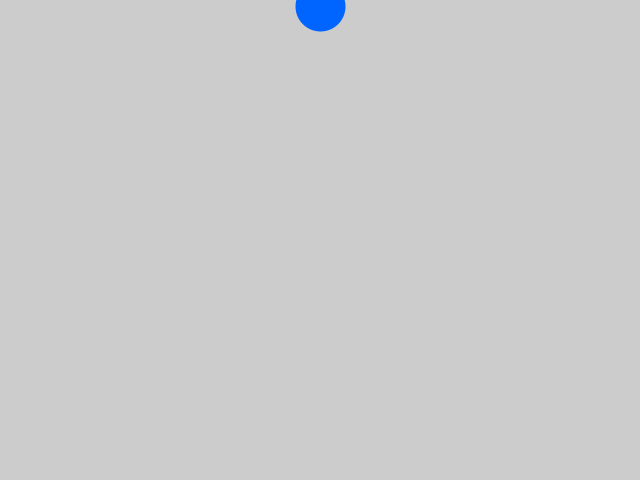
Frame 1 (no input)
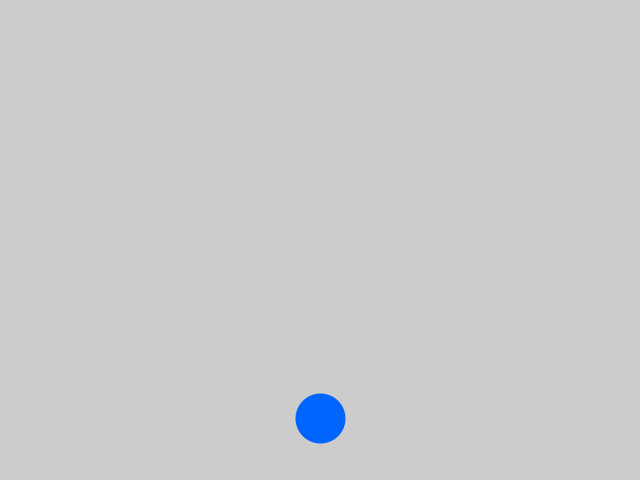
Frame 60 (the mouse pressed at the canvas centre just before this capture)
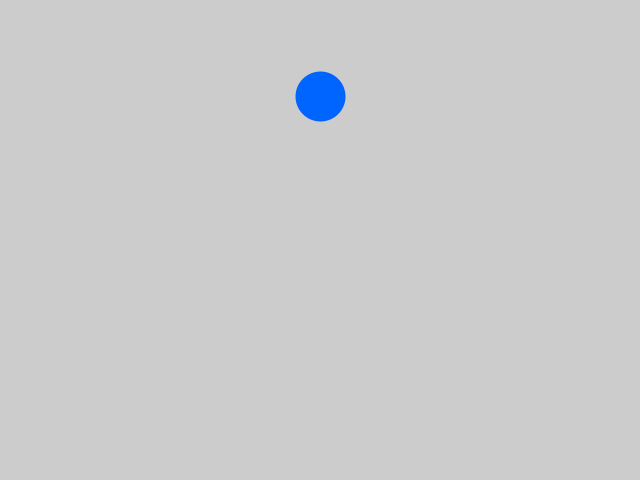
Frame 120 (the mouse held since frame 60 and released just before this capture)

The Processing sketch that drew these frames (run headless with seeded random() and noise(); from frame 60 on, the mouse is pressed at the canvas centre):

// Processing sketch: BounceBallAcceleration
// ── BounceBallAcceleration.pde
int frame = 0;
PVector circleVector;
PVector weirdBall = new PVector(0, 0);
PVector v = new PVector(0, 0);
int sizeOfCircle = 50;
float xSpeed = 0;
float ySpeed = 100;
float a = 100;
float tpf;
float time = 0;

void setup() {
  size(640, 480);
  strokeWeight(sizeOfCircle);
  stroke(0, 100, 255);
  circleVector = new PVector(width/2, 0);
  frameRate(30);
}

void draw() {
  int currentTime = millis();
  tpf = (currentTime - time) * 0.001f;
  background(204);
  checkBorders();
  move();
  point(circleVector.x, circleVector.y);  
  frame++;
  time = currentTime;
}

void checkBorders() {
  if (v.x + circleVector.x >= width + xSpeed*tpf - sizeOfCircle/2) {
    xSpeed *= -0.9;
    circleVector.set(width - sizeOfCircle/2 - 1, circleVector.y);
  } else if (v.x + circleVector.x <= 0 + xSpeed*tpf + sizeOfCircle/2) {
    xSpeed = abs(xSpeed * 0.9);
    circleVector.set(0 + sizeOfCircle/2 + 1, circleVector.y);
  } 
  if (v.y + circleVector.y >= height + ySpeed*tpf - sizeOfCircle/2) {
    ySpeed = ySpeed * -0.9;
    circleVector.set(circleVector.x, height - sizeOfCircle/2 - 1);
  } 
  // else if (v.y + circleVector.y <= 0 + ySpeed + sizeOfCircle/2) { //top border
  //   ySpeed = abs(ySpeed);
  // }
}

void move() {
  ySpeed += a*tpf;
  v.set(xSpeed * tpf, ySpeed * tpf);
  circleVector.add(v);
}
